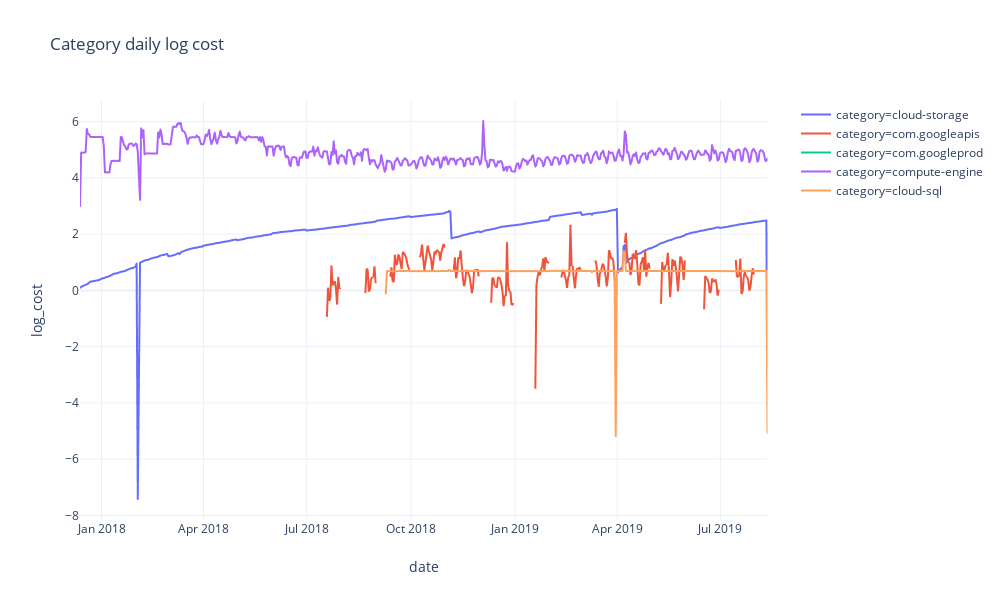

This figure's notebook cell:
### Code cell
pe.line(categories, x='date', y='log_cost', color='category',
        width=width, template=template, title="Category daily log cost")

### Figure 1 — Plotly figure (JSON) as saved in the notebook; plotly's stock layout.template omitted (floating-point values rounded to 4 significant figures; data arrays with more than 128 entries replaced by an {"elided": "..."} marker saying what was removed)
{"data": [{"hoverlabel": {"namelength": 0}, "hovertemplate": "category=cloud-storage<br>date=%{x}<br>log_cost=%{y}", "legendgroup": "category=cloud-storage", "line": {"color": "#636efa", "dash": "solid"}, "mode": "lines", "name": "category=cloud-storage", "showlegend": true, "type": "scattergl", "x": {"elided": "607 str values"}, "xaxis": "x", "y": {"elided": "607 float values"}, "yaxis": "y"}, {"hoverlabel": {"namelength": 0}, "hovertemplate": "category=com.googleapis<br>date=%{x}<br>log_cost=%{y}", "legendgroup": "category=com.googleapis", "line": {"color": "#EF553B", "dash": "solid"}, "mode": "lines", "name": "category=com.googleapis", "showlegend": true, "type": "scattergl", "x": {"elided": "607 str values"}, "xaxis": "x", "y": {"elided": "607 float values"}, "yaxis": "y"}, {"hoverlabel": {"namelength": 0}, "hovertemplate": "category=com.googleprod<br>date=%{x}<br>log_cost=%{y}", "legendgroup": "category=com.googleprod", "line": {"color": "#00cc96", "dash": "solid"}, "mode": "lines", "name": "category=com.googleprod", "showlegend": true, "type": "scattergl", "x": {"elided": "187 str values"}, "xaxis": "x", "y": {"elided": "187 null values"}, "yaxis": "y"}, {"hoverlabel": {"namelength": 0}, "hovertemplate": "category=compute-engine<br>date=%{x}<br>log_cost=%{y}", "legendgroup": "category=compute-engine", "line": {"color": "#ab63fa", "dash": "solid"}, "mode": "lines", "name": "category=compute-engine", "showlegend": true, "type": "scattergl", "x": {"elided": "607 str values"}, "xaxis": "x", "y": {"elided": "607 float values"}, "yaxis": "y"}, {"hoverlabel": {"namelength": 0}, "hovertemplate": "category=cloud-sql<br>date=%{x}<br>log_cost=%{y}", "legendgroup": "category=cloud-sql", "line": {"color": "#FFA15A", "dash": "solid"}, "mode": "lines", "name": "category=cloud-sql", "showlegend": true, "type": "scattergl", "x": {"elided": "338 str values"}, "xaxis": "x", "y": {"elided": "338 float values"}, "yaxis": "y"}], "layout": {"height": 600, "legend": {"tracegroupgap": 0}, "title": {"text": "Category daily log cost"}, "width": 1000, "xaxis": {"anchor": "y", "autorange": true, "domain": [0, 0.98], "range": ["2017-12-13", "2019-08-12"], "title": {"text": "date"}, "type": "date"}, "yaxis": {"anchor": "x", "autorange": true, "domain": [0, 1], "range": [-8.162, 6.768], "title": {"text": "log_cost"}, "type": "linear"}}}
